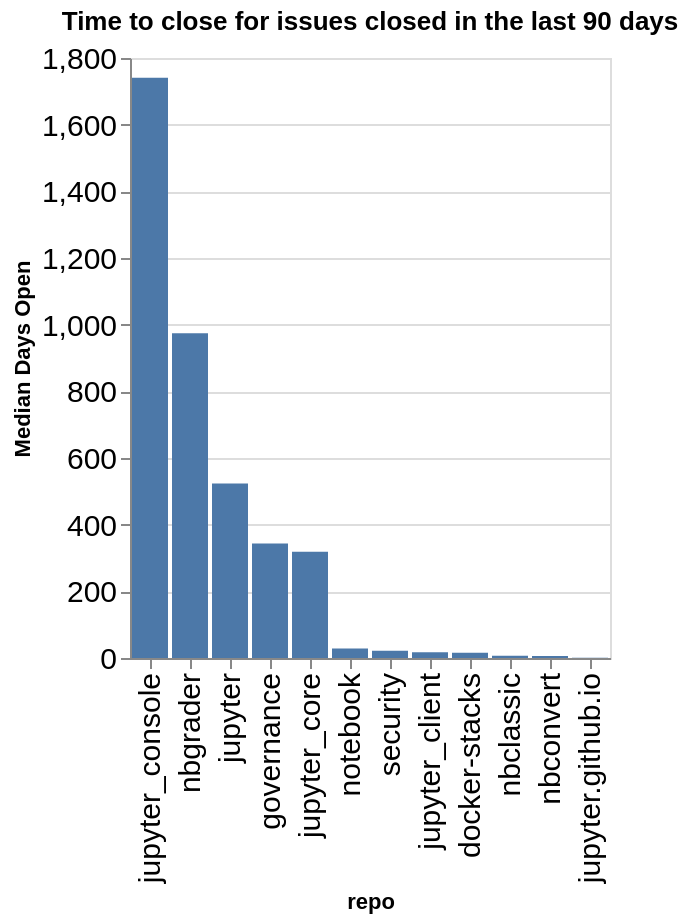

The notebook cell saved with this chart:
### Code cell
time_open = closed.groupby(['org', 'repo']).agg({'time_open': 'median'}).reset_index()
time_open['time_open'] = time_open['time_open'] / (60 * 60 * 24)
time_open['org/repo'] = time_open.apply(lambda a: a['org'] + '/' + a['repo'], axis=1)
sorted_vals = time_open.sort_values(['org', 'time_open'], ascending=False)['repo'].values
alt.Chart(data=time_open, title=f"Time to close for issues closed in the last {n_days} days").mark_bar().encode(
    x=alt.X('repo', sort=alt.Sort(sorted_vals.tolist())),
    y=alt.Y('time_open', title="Median Days Open"),
)

### Figure 1 — Vega-Lite specification as saved in the notebook (floating-point values rounded to 4 significant figures)
{"config": {"axisLeft": {"labelFontSize": 15}, "axisBottom": {"labelFontSize": 15}}, "data": {"name": "data-0241ba083ca4320014e36707fd788669"}, "mark": {"type": "bar"}, "encoding": {"x": {"field": "repo", "sort": ["jupyter_console", "nbgrader", "jupyter", "governance", "jupyter_core", "notebook", "security", "jupyter_client", "docker-stacks", "nbclassic", "nbconvert", "jupyter.github.io"], "type": "nominal"}, "y": {"field": "time_open", "title": "Median Days Open", "type": "quantitative"}}, "title": "Time to close for issues closed in the last 90 days", "$schema": "https://vega.github.io/schema/vega-lite/v5.20.1.json", "datasets": {"data-0241ba083ca4320014e36707fd788669": [{"org": "jupyter", "repo": "docker-stacks", "time_open": 15.96, "org/repo": "jupyter/docker-stacks"}, {"org": "jupyter", "repo": "governance", "time_open": 343.6, "org/repo": "jupyter/governance"}, {"org": "jupyter", "repo": "jupyter", "time_open": 523.9, "org/repo": "jupyter/jupyter"}, {"org": "jupyter", "repo": "jupyter.github.io", "time_open": 0.9404, "org/repo": "jupyter/jupyter.github.io"}, {"org": "jupyter", "repo": "jupyter_client", "time_open": 17.07, "org/repo": "jupyter/jupyter_client"}, {"org": "jupyter", "repo": "jupyter_console", "time_open": 1741.0, "org/repo": "jupyter/jupyter_console"}, {"org": "jupyter", "repo": "jupyter_core", "time_open": 319.1, "org/repo": "jupyter/jupyter_core"}, {"org": "jupyter", "repo": "nbclassic", "time_open": 7.074, "org/repo": "jupyter/nbclassic"}, {"org": "jupyter", "repo": "nbconvert", "time_open": 5.779, "org/repo": "jupyter/nbconvert"}, {"org": "jupyter", "repo": "nbgrader", "time_open": 974.5, "org/repo": "jupyter/nbgrader"}, {"org": "jupyter", "repo": "notebook", "time_open": 28.87, "org/repo": "jupyter/notebook"}, {"org": "jupyter", "repo": "security", "time_open": 21.87, "org/repo": "jupyter/security"}]}}
